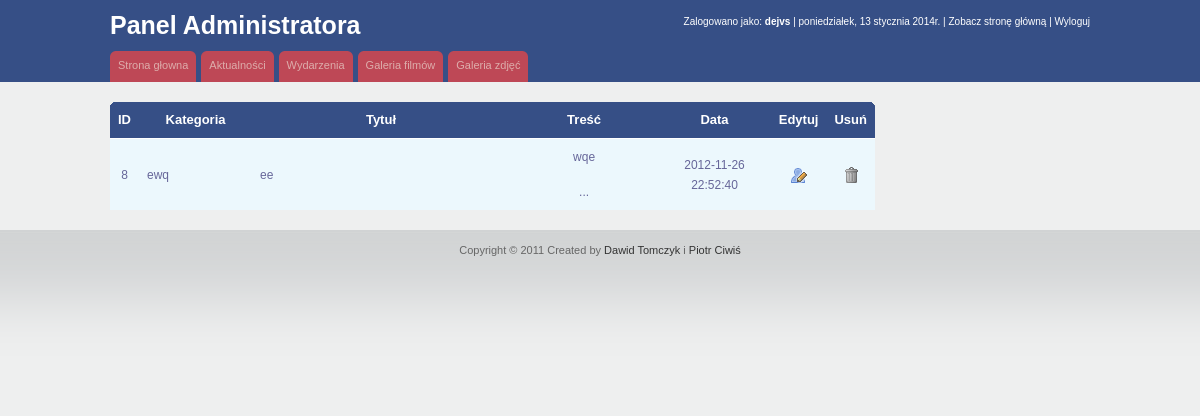
The app's page /PAI_musicBlog/administrator/index.php?admin=events&action=showEvents (signed in) with its own data.
### tables this page shows
CREATE TABLE `events` (
  `id` int(11) NOT NULL auto_increment,
  `category` text NOT NULL,
  `title` text NOT NULL,
  `content` text NOT NULL,
  `date` text NOT NULL,
  `usersId` int(11) NOT NULL,
  PRIMARY KEY  (`id`)
);

### PAI_musicBlog/administrator/includes/admin.events.class.php (the view, shortened to what this page needs)
<?php
class AdminEvents
{
	public static function ShowEvents()
    {
		if($_SESSION['id'])
		{
			$host = 'laverte.nazwa.pl';
			$login = 'laverte_13';
			$password = 'DAwidtomczyks11';
			$database = 'laverte_13';
			try
			{
				@$db = new mysqli($host, $login, $password, $database);
				if(mysqli_connect_errno()) {
					echo Show::ShowMessage ("Nie udało się połączyć z bazą...", false);
				}
				else
				{
					$result = @$db->query("select * from events");
					$all = $result->num_rows;
					if($all <= 0)
					{
						echo Show::ShowMessage ("Brak wydarzeń do wyświetlenia...", false);
					}
					else
					{
						if ($result === false)
						{
							throw new sqlQueryError();
							$db -> close();
						}
						else
						{
							echo
							'<table width="100%" id="rounded-corner">
								<thead>
									<tr>
										<th width="5%" class="rounded-company" scope="col">ID</th>
										<th width="15%" class="rounded" scope="col" align="center">Kategoria</th>
										<th width="35%" class="rounded" scope="col" align="center">Tytuł</th>
										<th width="20%" class="rounded" scope="col" align="center">Treść</th>
										<th width="15%" class="rounded" scope="col" align="center">Data</th>
										<th width="5%" class="rounded" scope="col" align="center">Edytuj</th>
										<th width="5%" class="rounded-q4" scope="col" align="center">Usuń</th>
									</tr>
								</thead>
								<tfoot>
								</tfoot>
								<tbody>';
							while (($events = $result->fetch_assoc()) !== null)
							{
								$id = $events['id'];
								$ShortText 	= substr($events['content'], 0, 15);
								$ShortText 	.= '...';
								echo
									'<tr>
										<td align="center">',$id,'</td>
										<td>',$events['category'],'</td>
										<td>',$events['title'],'</td>
										<td align="center">',$ShortText,'</td>
										<td align="center">',$events['date'],'</td>
										<td align="center"><a href="index.php?admin=events&action=editE&id=',$id,'"><img src="images/user_edit.png" alt="Edytuj wydarzenie..." title="Edytuj wydarzenie..." border="0" /></a></td>
										<td align="center"><a href="index.php?admin=events&action=deleteE&id=',$id,'" class="ask"><img src="images/trash.png" alt="Usuń wydarzenie..." title="Usuń wydarzenie..." border="0" /></a></td>
									</tr>';
							}
							echo
								'</tbody>
							</table>';
						}
					}
				}
			}
			catch(Exception $Error)
			{
				echo Show::ShowMessage('Wystąpił poważny błąd. Proszę spróbować później...', false);
			}
		}
		else
		{
			echo Show::ShowMessage('Nie powinno Cie tu być...', false);
		}
    }
}
?>

### PAI_musicBlog/administrator/style.css (style rules this page uses)
body { font-family: Verdana, Arial, sans-serif; font-size:12px; line-height:20px; color:#666; background:#eeefef; }
a { color:#364f86; text-decoration: none; cursor:pointer; }
#content p { padding-bottom:15px; }
#content a { text-decoration: underline; }
#rounded-corner { margin:0px; width:765px; text-align: left; border-collapse: collapse; }
#rounded-corner thead th.rounded-company { width:26px; background: #364f86 url('images/left.jpg') left top no-repeat; }
#rounded-corner thead th.rounded-q4 { background: #364f86 url('images/right.jpg') right top no-repeat; }
#rounded-corner th { padding: 8px; font-weight: bold; font-size: 13px; color: #fff; background: #364f86; }
#rounded-corner td { padding: 8px; background: #ecf8fd; border-top: 1px solid #fff; color: #669; }

### records on screen
events: id "8", category "ewq", title "ee", content "wqe ...", date "2012-11-26 22:52:40"

### other values on screen
$user "dejvs"
